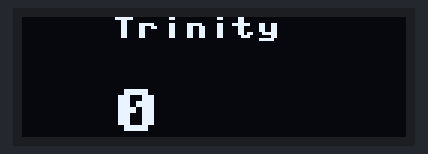
A program run on a simulated ESP32 board running MicroPython. Shown: 128×40 one-colour display. No radio messages arrive unless stated (any console line starting 'radio sent:' is added by the test bench); library files of the repository ran but are not shown: 1 file(s); what the program prints to the serial console is not drawn.

Above: at 0.1 s.
At 4.1 s:
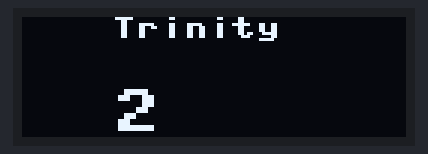
At 10.2 s:
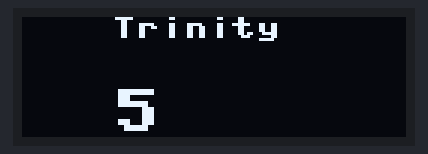
At 20.2 s:
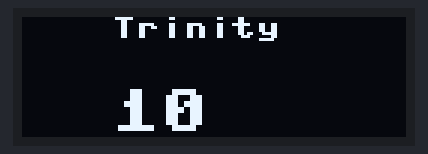
At 28.3 s:
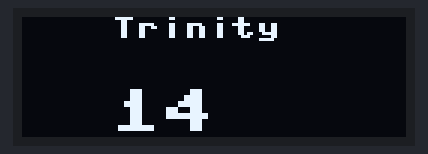
At 38.4 s:
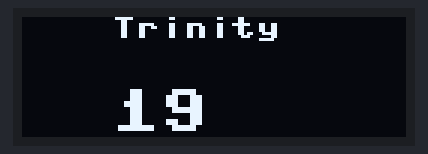

The program:

mesh_node_oled.py
```python
import framebuf
import time
from machine import I2C, Pin
from ssd1306 import SSD1306_I2C

from lib.mesh import MeshNode

# Change this per board before flashing.
NODE_ID = "Trinity"
INTERVAL_MS = 2000

WIDTH = 72
HEIGHT = 40
X_OFFSET = 30  # 72x40 panel sits offset inside the SSD1306's 128-pixel row

ID_BAND = 24   # height reserved for the NODE_ID line
COUNT_BAND = HEIGHT - ID_BAND


class OLED72x40(SSD1306_I2C):
    def show(self):
        self.write_cmd(0x21)
        self.write_cmd(X_OFFSET)
        self.write_cmd(X_OFFSET + self.width - 1)
        self.write_cmd(0x22)
        self.write_cmd(0)
        self.write_cmd(self.pages - 1)
        self.write_data(self.buffer)


def best_scale(text, max_w, max_h):
    """Largest integer scale so text fits in a max_w x max_h area."""
    return max(1, min(max_w // (8 * len(text)), max_h // 8))


def draw_scaled(display, text, x, y, scale):
    """Render `text` at `(x,y)` scaled up by integer `scale` from the 8x8 font."""
    if scale == 1:
        display.text(text, x, y, 1)
        return
    w = 8 * len(text)
    buf = bytearray(w)  # MONO_VLSB: 1 byte per column for 8-tall
    fb = framebuf.FrameBuffer(buf, w, 8, framebuf.MONO_VLSB)
    fb.text(text, 0, 0, 1)
    for ty in range(8):
        for tx in range(w):
            if fb.pixel(tx, ty):
                display.fill_rect(x + tx * scale, y + ty * scale, scale, scale, 1)


def render(oled, counter):
    oled.fill(0)
    draw_scaled(oled, NODE_ID, 0, 0, best_scale(NODE_ID, WIDTH, ID_BAND))
    txt = str(counter)
    draw_scaled(oled, txt, 0, ID_BAND, best_scale(txt, WIDTH, COUNT_BAND))
    oled.show()


i2c = I2C(0, sda=Pin(5), scl=Pin(6), freq=400_000)
oled = OLED72x40(WIDTH, HEIGHT, i2c)

mesh = MeshNode(NODE_ID, channel=1, ttl=3)
print("mesh oled node", NODE_ID, "active")

counter = 0
render(oled, counter)

next_tx = time.ticks_add(time.ticks_ms(), INTERVAL_MS)
while True:
    remaining = time.ticks_diff(next_tx, time.ticks_ms())
    if remaining <= 0:
        counter += 1
        status = "alert" if counter % 5 == 0 else "ok"
        mesh.broadcast({"count": counter, "status": status})
        render(oled, counter)
        next_tx = time.ticks_add(time.ticks_ms(), INTERVAL_MS)
        continue
    pkt = mesh.recv(timeout_ms=remaining)
    if pkt and pkt.get("id") != NODE_ID:
        print("rx:", pkt)
```

Measured:
- what the display in image 1 shows lasts 2.0 s, from 4.1 s to 6.1 s
